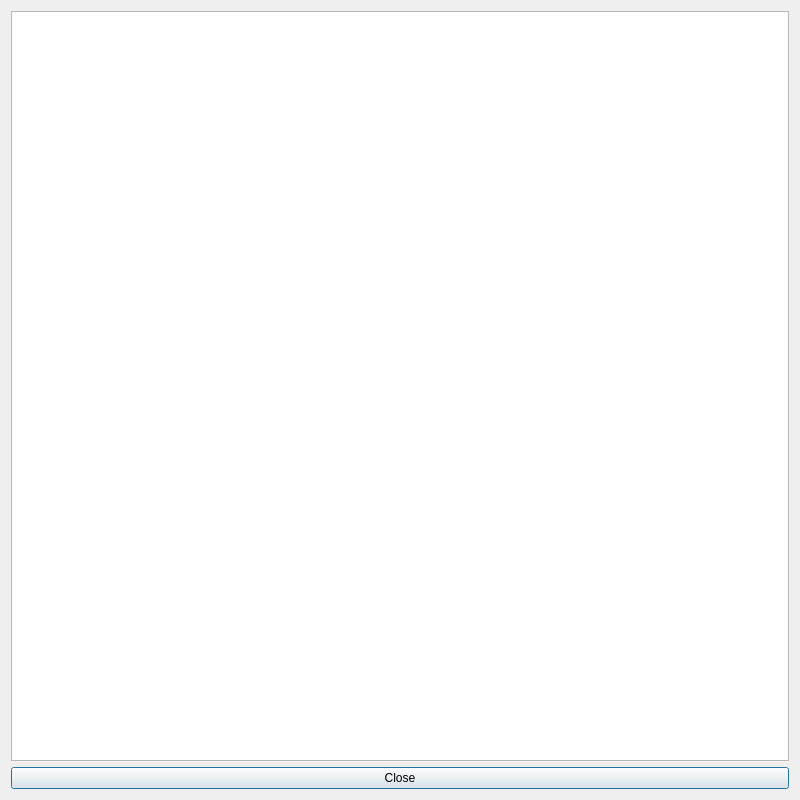
<?xml version="1.0" encoding="UTF-8"?>
<ui version="4.0">
 <class>Dialog</class>
 <widget class="QDialog" name="Dialog">
  <property name="geometry">
   <rect>
    <x>0</x>
    <y>0</y>
    <width>800</width>
    <height>800</height>
   </rect>
  </property>
  <property name="windowTitle">
   <string notr="true">Objects To Python</string>
  </property>
  <layout class="QVBoxLayout" name="verticalLayout">
   <item>
    <widget class="QTextEdit" name="textEdit"/>
   </item>
   <item>
    <widget class="QPushButton" name="pushButtonClose">
     <property name="text">
      <string>Close</string>
     </property>
    </widget>
   </item>
  </layout>
 </widget>
 <resources/>
 <connections/>
</ui>
